Frame 1 (no input): blank canvas, image omitted
Frame 60 (no input): blank canvas, image omitted
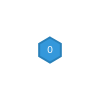
Frame 120 (the mouse pressed at the canvas centre since frame 60)

The p5.js sketch whose frames 1 and 60 were blank and that drew this single picture after the mouse press (run headless with seeded random() and noise() and a simulated clock; from frame 60 on, the mouse is pressed at the canvas centre):

// p5.js sketch
// ── sketch.js
let nodes = [];
let edges = [];
let mstEdges = [];
let currentMode = 'add';
let selectedNode = null;
let canvas;
let runMode = 'instant';
let currentStep = 0;
let algorithmSteps = [];

let animationSpeed = 500;
let isAnimating = false;

const colors = {
    node: {
        fill: 'rgb(52, 152, 219)',
        stroke: 'rgb(41, 128, 185)',
        text: 'white'
    },
    edge: {
        normal: 'rgba(189, 195, 199, 0.4)',
        selected: 'rgb(46, 204, 113)',
        highlight: 'rgb(241, 196, 15)',
        rejected: 'rgba(231, 76, 60, 0.4)'
    },
    step: [
        'rgb(26, 188, 156)',
        'rgb(46, 204, 113)',
        'rgb(52, 152, 219)',
        'rgb(155, 89, 182)',
        'rgb(241, 196, 15)',
        'rgb(230, 126, 34)',
        'rgb(231, 76, 60)'
    ]
};

class Node {
    constructor(x, y, type = 'distribution_box') {
        this.x = constrain(x, 10, width - 10);
        this.y = constrain(y, 10, height - 10);
        this.id = nodes.length;
        this.type = type;
        this.capacity = type === 'transformer' ? 1000 : type === 'distribution_box' ? 100 : 10;
        this.load = 0;
        this.voltage = type === 'transformer' ? 1000 : type === 'distribution_box' ? 400 : 220;
    }

    draw(highlight = false) {
        push();
        
        let size = 20;
        if (this.type === 'transformer') {
            size = 30;
            fill('rgb(231, 76, 60)');
            stroke(highlight ? colors.edge.highlight : colors.node.stroke);
            strokeWeight(highlight ? 3 : 2);
            rectMode(CENTER);
            rect(this.x, this.y, size, size);
            
            fill('white');
            textSize(16);
            textAlign(CENTER, CENTER);
            text('⚡', this.x, this.y);
        } else if (this.type === 'distribution_box') {
            size = 25;
            fill('rgb(52, 152, 219)');
            stroke(highlight ? colors.edge.highlight : colors.node.stroke);
            strokeWeight(highlight ? 3 : 2);
            
            beginShape();
            for (let i = 0; i < 6; i++) {
                let angle = TWO_PI / 6 * i - TWO_PI / 4;
                let px = this.x + cos(angle) * size/2;
                let py = this.y + sin(angle) * size/2;
                vertex(px, py);
            }
            endShape(CLOSE);
        } else {
            size = 20;
            fill('rgb(46, 204, 113)');
            stroke(highlight ? colors.edge.highlight : colors.node.stroke);
            strokeWeight(highlight ? 3 : 2);
            
            triangle(
                this.x, this.y - size/2,
                this.x - size/2, this.y + size/2,
                this.x + size/2, this.y + size/2
            );
        }
        
        fill('white');
        noStroke();
        textSize(10);
        textAlign(CENTER, CENTER);
        text(this.id, this.x, this.y + (this.type === 'house' ? 0 : 0));
        
        if (this.type !== 'house') {
            textSize(8);
            text(`${this.load}/${this.capacity}kW`, this.x, this.y + size/2 + 10);
            text(`${this.voltage}V`, this.x, this.y + size/2 + 20);
        }
        
        pop();
    }

    isInside(px, py) {
        let size = this.type === 'transformer' ? 30 : this.type === 'distribution_box' ? 25 : 20;
        return dist(px, py, this.x, this.y) < size/2;
    }
}

class Edge {
    constructor(node1, node2) {
        this.node1 = node1;
        this.node2 = node2;
        this.distance = dist(node1.x, node1.y, node2.x, node2.y);
        this.cableType = 'copper';
        this.cableCosts = {
            'copper': 100,
            'aluminum': 60
        };
        this.resistance = this.calculateResistance();
        this.powerLoss = 0;
        this.weight = this.calculateTotalCost();
    }

    calculateResistance() {
        const resistivity = this.cableType === 'copper' ? 1.68e-8 : 2.82e-8;
        const area = 0.0001;
        return (resistivity * this.distance) / area;
    }

    calculateTotalCost() {
        const baseCost = this.distance * this.cableCosts[this.cableType];
        const powerLossCost = this.powerLoss * 50;
        const installationCost = Math.pow(this.distance / 100, 1.5) * 1000;
        return baseCost + powerLossCost + installationCost;
    }

    draw(color = 'gray', showWeight = true) {
        push();
        stroke(color);
        strokeWeight(2);
        line(this.node1.x, this.node1.y, this.node2.x, this.node2.y);
        
        if (showWeight) {
            let midX = (this.node1.x + this.node2.x) / 2;
            let midY = (this.node1.y + this.node2.y) / 2;
            fill(0);
            noStroke();
            textAlign(CENTER, CENTER);
            textSize(10);
            text(`${Math.round(this.weight)} TL\n${Math.round(this.distance)}m`, midX, midY);
            
            if (this.powerLoss > 0) {
                text(`Loss: ${this.powerLoss.toFixed(2)}W`, midX, midY + 15);
            }
        }
        pop();
    }

    updatePowerLoss(current) {
        this.powerLoss = current * current * this.resistance;
        this.weight = this.calculateTotalCost();
    }
}

class UnionFind {
    constructor(size) {
        this.parent = Array.from({length: size}, (_, i) => i);
        this.rank = Array(size).fill(0);
    }

    find(x) {
        if (this.parent[x] !== x) {
            this.parent[x] = this.find(this.parent[x]);
        }
        return this.parent[x];
    }

    union(x, y) {
        let rootX = this.find(x);
        let rootY = this.find(y);

        if (rootX === rootY) return false;

        if (this.rank[rootX] < this.rank[rootY]) {
            [rootX, rootY] = [rootY, rootX];
        }
        this.parent[rootY] = rootX;
        if (this.rank[rootX] === this.rank[rootY]) {
            this.rank[rootX]++;
        }
        return true;
    }
}

function kruskalMST() {
    console.log("Starting Kruskal's algorithm...");
    mstEdges = [];
    let sortedEdges = [...edges].sort((a, b) => a.weight - b.weight);
    let uf = new UnionFind(nodes.length);
    let totalCost = 0;

    for (let edge of sortedEdges) {
        if (uf.union(edge.node1.id, edge.node2.id)) {
            console.log(`Adding edge: ${edge.node1.id}-${edge.node2.id}`);
            mstEdges.push(edge);
            totalCost += edge.weight;
        }
    }

    const totalCostElement = document.getElementById('totalCost');
    if (totalCostElement) {
        totalCostElement.textContent = Math.round(totalCost);
    }

    return mstEdges;
}

function primMST() {
    console.log("Starting Prim's algorithm...");
    if (nodes.length === 0) return [];
    
    mstEdges = [];
    let totalCost = 0;
    let visited = new Set([0]);

    while (visited.size < nodes.length) {
        let minEdge = null;
        let minWeight = Infinity;

        for (let edge of edges) {
            let node1Visited = visited.has(edge.node1.id);
            let node2Visited = visited.has(edge.node2.id);

            if (node1Visited !== node2Visited) {
                if (edge.weight < minWeight) {
                    minEdge = edge;
                    minWeight = edge.weight;
                }
            }
        }

        if (minEdge) {
            console.log(`Adding edge: ${minEdge.node1.id}-${minEdge.node2.id}`);
            mstEdges.push(minEdge);
            totalCost += minEdge.weight;
            visited.add(visited.has(minEdge.node1.id) ? minEdge.node2.id : minEdge.node1.id);
        }
    }

    const totalCostElement = document.getElementById('totalCost');
    if (totalCostElement) {
        totalCostElement.textContent = Math.round(totalCost);
    }

    return mstEdges;
}

class PriorityQueue {
    constructor() {
        this.values = [];
    }

    enqueue(element, priority) {
        this.values.push({element, priority});
        this.sort();
    }

    dequeue() {
        return this.values.shift().element;
    }

    sort() {
        this.values.sort((a, b) => a.priority - b.priority);
    }

    isEmpty() {
        return this.values.length === 0;
    }
}

function createRandomGraph() {
    clearGraph();
    const numNodes = 10;
    const padding = 50;
    
    for (let i = 0; i < numNodes; i++) {
        const x = random(padding, width - padding);
        const y = random(padding, height - padding);
        addNode(x, y);
    }
}

function updateEdges() {
    edges = [];
    for (let i = 0; i < nodes.length; i++) {
        for (let j = i + 1; j < nodes.length; j++) {
            edges.push(new Edge(nodes[i], nodes[j]));
        }
    }
}

function runGraph() {
    console.log("runGraph called");
    if (nodes.length < 2) {
        console.log("At least 2 points are required!");
        return;
    }

    mstEdges = [];
    algorithmSteps = [];
    const algorithmSelect = document.getElementById('algorithmSelect');
    const runModeSelect = document.getElementById('runMode');
    const nextStepBtn = document.getElementById('nextStepBtn');
    
    if (!algorithmSelect || !runModeSelect) return;
    
    const selectedAlgorithm = algorithmSelect.value;
    runMode = runModeSelect.value;

    if (runMode === 'instant') {
        if (selectedAlgorithm === 'kruskal') {
            mstEdges = kruskalMST();
        } else {
            mstEdges = primMST();
        }
        if (nextStepBtn) nextStepBtn.classList.add('hidden');
    } else if (runMode === 'step') {
        if (selectedAlgorithm === 'kruskal') {
            algorithmSteps = prepareKruskalSteps();
        } else {
            algorithmSteps = preparePrimSteps();
        }
        currentStep = 0;
        if (nextStepBtn) nextStepBtn.classList.remove('hidden');
        nextStep();
    }
}

function setup() {
    const container = document.getElementById('canvasContainer');
    if (!container) return;

    const w = container.offsetWidth;
    const h = Math.floor(w * 0.75);

    canvas = createCanvas(w, h);
    canvas.parent('canvasContainer');
    
    setupEventListeners();
}

function windowResized() {
    const container = document.getElementById('canvasContainer');
    if (!container || !canvas) return;

    const w = container.offsetWidth;
    const h = Math.floor(w * 0.75);
    
    resizeCanvas(w, h);
    
    const oldWidth = width;
    const oldHeight = height;
    
    for (let node of nodes) {
        node.x = (node.x / oldWidth) * w;
        node.y = (node.y / oldHeight) * h;
    }
    
    updateEdges();
}

function setupEventListeners() {
    const addNodeBtn = document.getElementById('addNodeBtn');
    const moveNodeBtn = document.getElementById('moveNodeBtn');
    const runModeSelect = document.getElementById('runMode');
    const runBtn = document.getElementById('runBtn');
    const nextStepBtn = document.getElementById('nextStepBtn');
    const resetBtn = document.getElementById('resetBtn');
    const randomBtn = document.getElementById('randomBtn');
    const clearBtn = document.getElementById('clearBtn');

    if (addNodeBtn) {
        addNodeBtn.addEventListener('click', () => {
            currentMode = 'add';
            addNodeBtn.classList.add('bg-blue-700');
            moveNodeBtn?.classList.remove('bg-purple-700');
        });
    }

    if (moveNodeBtn) {
        moveNodeBtn.addEventListener('click', () => {
            currentMode = 'move';
            moveNodeBtn.classList.add('bg-purple-700');
            addNodeBtn?.classList.remove('bg-blue-700');
        });
    }

    if (runModeSelect) {
        runModeSelect.addEventListener('change', (e) => {
            runMode = e.target.value;
            const currentModeSpan = document.getElementById('currentMode');
            if (currentModeSpan) {
                currentModeSpan.textContent = e.target.options[e.target.selectedIndex].text;
            }
            
            if (nextStepBtn) {
                nextStepBtn.classList.toggle('hidden', runMode !== 'step');
            }
            
            if (runBtn) {
                runBtn.textContent = runMode === 'step' ? 'Start' : 'Run';
            }
            
            resetGraph();
        });
    }

    if (runBtn) {
        runBtn.addEventListener('click', () => {
            console.log("Run button clicked");
            runGraph();
        });
    }

    if (nextStepBtn) {
        nextStepBtn.addEventListener('click', () => {
            console.log("Next step button clicked");
            nextStep();
        });
    }

    if (resetBtn) resetBtn.addEventListener('click', resetGraph);
    if (randomBtn) randomBtn.addEventListener('click', createRandomGraph);
    if (clearBtn) clearBtn.addEventListener('click', clearGraph);
}

function draw() {
    background(255);

    if (runMode === 'step') {
        drawGraph(mstEdges);
        
        if (currentStep < algorithmSteps.length) {
            let currentEdge = algorithmSteps[currentStep].edge;
            let color = algorithmSteps[currentStep].type === 'consider' ? 
                colors.edge.highlight : colors.edge.rejected;
            currentEdge.draw(color);
        }
    } else {
        drawGraph(mstEdges);
    }

    for (let node of nodes) {
        node.draw();
    }
}

function drawGraph(mstEdges, startX = 0, endX = width) {
    for (let edge of edges) {
        if (!mstEdges.includes(edge)) {
            edge.draw(colors.edge.normal);
        }
    }
    
    for (let edge of mstEdges) {
        edge.draw(colors.edge.selected, true);
    }
}

function mousePressed() {
    if (mouseX >= 0 && mouseX <= width && mouseY >= 0 && mouseY <= height) {
        if (currentMode === 'add') {
            addNode(mouseX, mouseY);
        } else if (currentMode === 'move') {
            selectNode(mouseX, mouseY);
        }
    }
}

function mouseDragged() {
    if (currentMode === 'move' && selectedNode) {
        moveNode(mouseX, mouseY);
    }
}

function mouseReleased() {
    selectedNode = null;
}

function addNode(x, y) {
    const nodeTypeSelect = document.getElementById('nodeType');
    const type = nodeTypeSelect ? nodeTypeSelect.value : 'distribution_box';
    const newNode = new Node(x, y, type);
    nodes.push(newNode);
    updateNodeCount();
    updateEdges();
}

function selectNode(x, y) {
    selectedNode = nodes.find(node => node.isInside(x, y));
}

function moveNode(x, y) {
    if (!selectedNode) return;
    selectedNode.x = constrain(x, 10, width - 10);
    selectedNode.y = constrain(y, 10, height - 10);
    updateEdges();
}

function updateNodeCount() {
    const nodeCountElement = document.getElementById('nodeCount');
    if (nodeCountElement) {
        nodeCountElement.textContent = nodes.length;
    }
}

function updateEdges() {
    edges = [];
    for (let i = 0; i < nodes.length; i++) {
        for (let j = i + 1; j < nodes.length; j++) {
            edges.push(new Edge(nodes[i], nodes[j]));
        }
    }
}

function prepareKruskalSteps() {
    let steps = [];
    let sortedEdges = [...edges].sort((a, b) => a.weight - b.weight);
    let uf = new UnionFind(nodes.length);

    for (let edge of sortedEdges) {
        if (uf.union(edge.node1.id, edge.node2.id)) {
            steps.push({
                edge: edge,
                type: 'add'
            });
        } else {
            steps.push({
                edge: edge,
                type: 'reject'
            });
        }
    }
    return steps;
}

function preparePrimSteps() {
    let steps = [];
    if (nodes.length === 0) return steps;
    
    let visited = new Set([0]);
    let remainingNodes = new Set(nodes.map(n => n.id));
    remainingNodes.delete(0);

    while (remainingNodes.size > 0) {
        let minEdge = null;
        let minWeight = Infinity;

        for (let edge of edges) {
            let node1Visited = visited.has(edge.node1.id);
            let node2Visited = visited.has(edge.node2.id);

            if (node1Visited !== node2Visited) {
                steps.push({
                    edge: edge,
                    type: 'consider'
                });

                if (edge.weight < minWeight) {
                    minEdge = edge;
                    minWeight = edge.weight;
                }
            }
        }

        if (minEdge) {
            steps.push({
                edge: minEdge,
                type: 'add'
            });
            let newNode = visited.has(minEdge.node1.id) ? minEdge.node2.id : minEdge.node1.id;
            visited.add(newNode);
            remainingNodes.delete(newNode);
        }
    }
    return steps;
}

function nextStep() {
    if (!algorithmSteps || currentStep >= algorithmSteps.length) return;

    let step = algorithmSteps[currentStep];
    if (step.type === 'add') {
        mstEdges.push(step.edge);
    }
    currentStep++;

    const progressElement = document.getElementById('progress');
    if (progressElement) {
        progressElement.textContent = `${currentStep}/${algorithmSteps.length}`;
    }
}

function resetGraph() {
    mstEdges = [];
    currentStep = 0;
}

function createRandomGraph() {
    clearGraph();
    const numNodes = 10;
    const padding = 50;
    
    for (let i = 0; i < numNodes; i++) {
        const x = random(padding, width - padding);
        const y = random(padding, height - padding);
        addNode(x, y);
    }
}

function clearGraph() {
    nodes = [];
    edges = [];
    mstEdges = [];
    updateNodeCount();
    const totalCostElement = document.getElementById('totalCost');
    if (totalCostElement) {
        totalCostElement.textContent = '0';
    }
} 
// ── style.css
body {
    margin: 0;
    padding: 0;
    font-family: -apple-system, BlinkMacSystemFont, 'Segoe UI', Roboto, Oxygen, Ubuntu, Cantarell, 'Open Sans', 'Helvetica Neue', sans-serif;
}

#canvas-container {
    min-width: 800px;
    min-height: 600px;
}

button {
    transition: all 0.2s ease-in-out;
}

button:hover {
    transform: translateY(-1px);
    box-shadow: 0 2px 4px rgba(0,0,0,0.1);
}

button:active {
    transform: translateY(0);
} 
